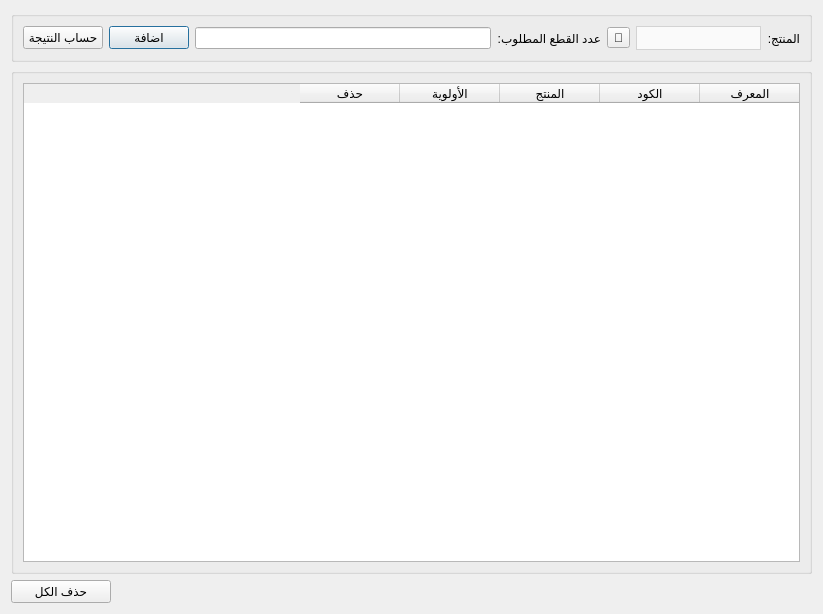
<?xml version="1.0" encoding="UTF-8"?>
<ui version="4.0">
 <class>SimplePlan</class>
 <widget class="QDialog" name="SimplePlan">
  <property name="windowModality">
   <enum>Qt::WindowModal</enum>
  </property>
  <property name="geometry">
   <rect>
    <x>0</x>
    <y>0</y>
    <width>823</width>
    <height>614</height>
   </rect>
  </property>
  <property name="windowTitle">
   <string>خطة الانتاج</string>
  </property>
  <property name="windowIcon">
   <iconset>
    <normaloff>graphics/icon.xpm</normaloff>graphics/icon.xpm</iconset>
  </property>
  <property name="layoutDirection">
   <enum>Qt::RightToLeft</enum>
  </property>
  <property name="modal">
   <bool>true</bool>
  </property>
  <layout class="QGridLayout" name="gridLayout_3">
   <item row="1" column="0" colspan="2">
    <widget class="QGroupBox" name="groupBox_2">
     <property name="layoutDirection">
      <enum>Qt::RightToLeft</enum>
     </property>
     <property name="title">
      <string/>
     </property>
     <layout class="QGridLayout" name="gridLayout_2">
      <item row="1" column="0">
       <widget class="QTableWidget" name="plan_items_table">
        <property name="maximumSize">
         <size>
          <width>16777215</width>
          <height>16777215</height>
         </size>
        </property>
        <property name="layoutDirection">
         <enum>Qt::RightToLeft</enum>
        </property>
        <attribute name="horizontalHeaderStretchLastSection">
         <bool>false</bool>
        </attribute>
        <attribute name="verticalHeaderStretchLastSection">
         <bool>false</bool>
        </attribute>
        <column>
         <property name="text">
          <string>المعرف</string>
         </property>
        </column>
        <column>
         <property name="text">
          <string>الكود</string>
         </property>
        </column>
        <column>
         <property name="text">
          <string>المنتج</string>
         </property>
        </column>
        <column>
         <property name="text">
          <string>الأولوية</string>
         </property>
        </column>
        <column>
         <property name="text">
          <string>حذف</string>
         </property>
        </column>
       </widget>
      </item>
     </layout>
    </widget>
   </item>
   <item row="0" column="0" colspan="2">
    <widget class="QGroupBox" name="groupBox_3">
     <property name="layoutDirection">
      <enum>Qt::RightToLeft</enum>
     </property>
     <property name="title">
      <string/>
     </property>
     <layout class="QGridLayout" name="gridLayout">
      <item row="0" column="0">
       <widget class="QLabel" name="label">
        <property name="maximumSize">
         <size>
          <width>16777215</width>
          <height>16777215</height>
         </size>
        </property>
        <property name="text">
         <string>المنتج:</string>
        </property>
       </widget>
      </item>
      <item row="0" column="3">
       <widget class="QLabel" name="label_2">
        <property name="maximumSize">
         <size>
          <width>16777215</width>
          <height>16777215</height>
         </size>
        </property>
        <property name="text">
         <string>عدد القطع المطلوب:</string>
        </property>
       </widget>
      </item>
      <item row="0" column="4">
       <widget class="QLineEdit" name="batches_input">
        <property name="maximumSize">
         <size>
          <width>16777215</width>
          <height>16777215</height>
         </size>
        </property>
       </widget>
      </item>
      <item row="0" column="5">
       <widget class="QPushButton" name="add_btn">
        <property name="text">
         <string>اضافة</string>
        </property>
       </widget>
      </item>
      <item row="0" column="1">
       <widget class="QComboBox" name="products">
        <property name="minimumSize">
         <size>
          <width>125</width>
          <height>0</height>
         </size>
        </property>
        <property name="maximumSize">
         <size>
          <width>16777215</width>
          <height>16777215</height>
         </size>
        </property>
        <property name="styleSheet">
         <string notr="true">QComboBox {
        background-color: #fafafa;
        border: 1px solid lightgrey;		
		height: 22px;
		color: black;
    }
    QComboBox::drop-down {
        border: none;
    }</string>
        </property>
       </widget>
      </item>
      <item row="0" column="2">
       <widget class="QToolButton" name="products_btn">
        <property name="text">
         <string>🔎</string>
        </property>
       </widget>
      </item>
      <item row="0" column="6">
       <widget class="QPushButton" name="calc_btn">
        <property name="text">
         <string>حساب النتيجة</string>
        </property>
       </widget>
      </item>
     </layout>
    </widget>
   </item>
   <item row="2" column="1">
    <widget class="QPushButton" name="clear_btn">
     <property name="maximumSize">
      <size>
       <width>100</width>
       <height>16777215</height>
      </size>
     </property>
     <property name="mouseTracking">
      <bool>false</bool>
     </property>
     <property name="text">
      <string>حذف الكل</string>
     </property>
    </widget>
   </item>
  </layout>
 </widget>
 <resources/>
 <connections/>
</ui>
